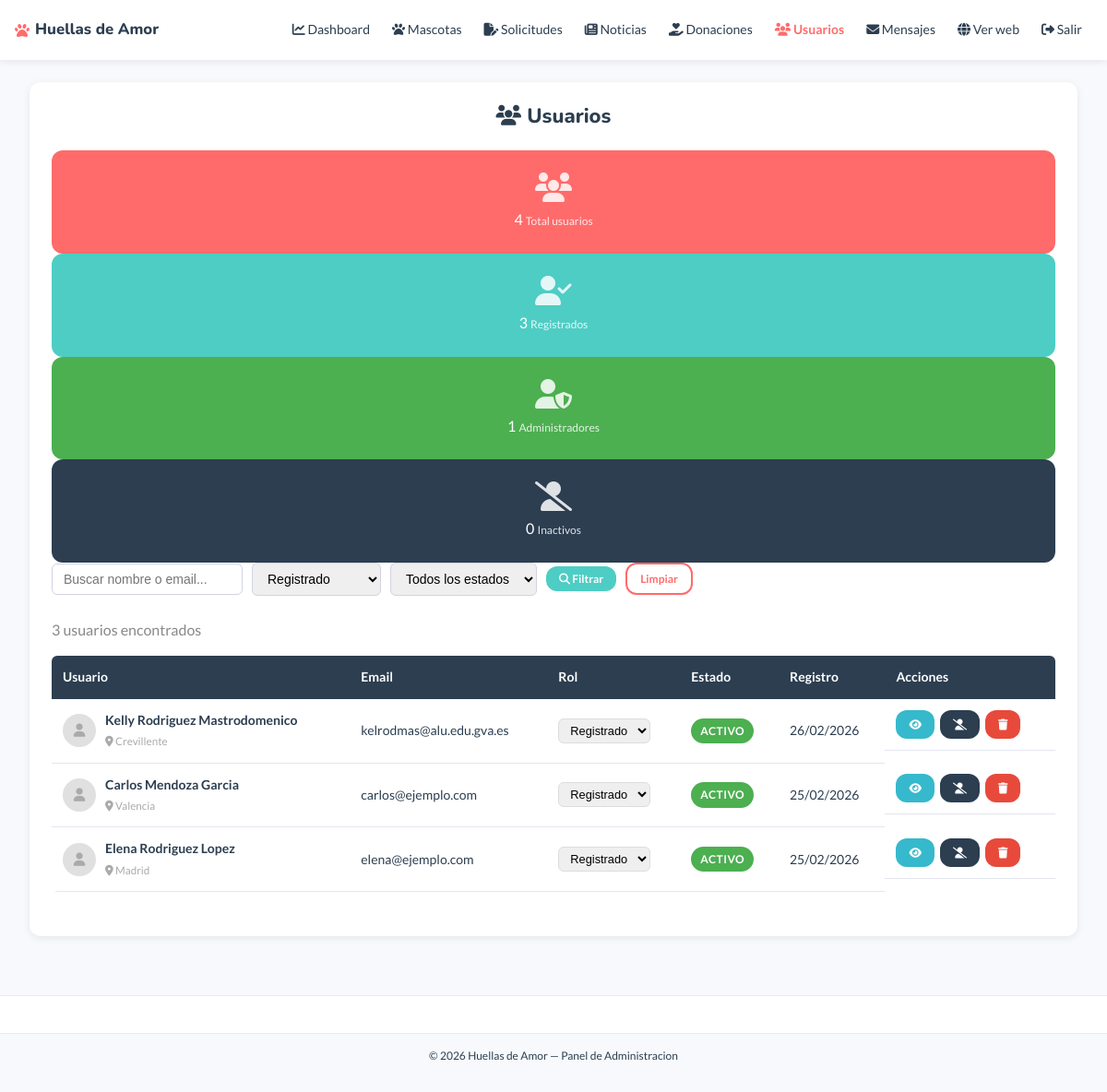
Screenshot of /admin/usuarios.php?rol=registrado (signed in) with the database file from the repository.
### tables this page shows
CREATE TABLE `usuarios` (
  `id` int(10) UNSIGNED NOT NULL,
  `nombre` varchar(100) NOT NULL,
  `apellidos` varchar(150) NOT NULL,
  `email` varchar(200) NOT NULL,
  `contrasena` varchar(255) NOT NULL,
  `telefono` varchar(20) DEFAULT NULL,
  `dni` varchar(10) DEFAULT NULL,
  `direccion` varchar(255) DEFAULT NULL,
  `ciudad` varchar(100) DEFAULT NULL,
  `cp` varchar(10) DEFAULT NULL,
  `foto_perfil` varchar(255) DEFAULT NULL,
  `rol` enum('visitante','registrado','admin') NOT NULL DEFAULT 'registrado',
  `activo` tinyint(1) NOT NULL DEFAULT 1,
  `fecha_registro` datetime NOT NULL DEFAULT current_timestamp()
);

### admin/usuarios.php (the view, shortened to what this page needs)
<?php
require_once '../templates/header-admin.php';
$filtroRol    = trim($_GET['rol']    ?? '');
$filtroBuscar = trim($_GET['buscar'] ?? '');
$filtroActivo = trim($_GET['activo'] ?? '');
$porPagina    = 12;
$paginaActual = isset($_GET['pagina']) && is_numeric($_GET['pagina']) ? (int) $_GET['pagina'] : 1;
$offset       = ($paginaActual - 1) * $porPagina;
try {
    $donde  = "WHERE 1=1";
    $params = [];
    if (!empty($filtroRol)) {
        $donde .= " AND `rol` = :rol";
        $params[':rol'] = $filtroRol;
    }
    $stmtStats = $conexion->prepare(
        "SELECT
            COUNT(*) AS total,
            SUM(CASE WHEN `rol` = 'admin'      THEN 1 ELSE 0 END) AS admins,
            SUM(CASE WHEN `rol` = 'registrado' THEN 1 ELSE 0 END) AS registrados,
            SUM(CASE WHEN `activo` = 0         THEN 1 ELSE 0 END) AS inactivos
         FROM `usuarios`"
    );
    $stmtStats->execute();
    $stats = $stmtStats->fetch();
    $stmtTotal = $conexion->prepare("SELECT COUNT(*) FROM `usuarios` $donde");
    foreach ($params as $k => $v) { $stmtTotal->bindValue($k, $v); }
    $stmtTotal->execute();
    $totalUsuarios = $stmtTotal->fetchColumn();
    $stmtUsers = $conexion->prepare(
        "SELECT * FROM `usuarios` $donde
         ORDER BY `fecha_registro` DESC
         LIMIT :limite OFFSET :offset"
    );
    foreach ($params as $k => $v) { $stmtUsers->bindValue($k, $v); }
    $stmtUsers->bindValue(':limite', $porPagina, PDO::PARAM_INT);
    $stmtUsers->bindValue(':offset', $offset,    PDO::PARAM_INT);
    $stmtUsers->execute();
    $usuarios = $stmtUsers->fetchAll();
} catch (PDOException $e) {
    $usuarios      = [];
    $totalUsuarios = 0;
    $totalPaginas  = 1;
    $stats         = ['total' => 0, 'admins' => 0, 'registrados' => 0, 'inactivos' => 0];
}
?>
<div class="contenedor" style="padding-top:24px; padding-bottom:40px;">
<div class="contenedor-admin">
    <div class="admin-cabecera">
        <h1><i class="fa-solid fa-users"></i> Usuarios</h1>
    </div>
    <div class="dashboard-stats">
        <div class="stat-card stat-coral">
            <i class="fa-solid fa-users"></i>
            <span class="stat-num"><?php echo $stats['total']; ?></span>
            <span class="stat-label">Total usuarios</span>
        </div>
        <div class="stat-card stat-turquesa">
            <i class="fa-solid fa-user-check"></i>
            <span class="stat-num"><?php echo $stats['registrados']; ?></span>
            <span class="stat-label">Registrados</span>
        </div>
        <div class="stat-card stat-verde">
            <i class="fa-solid fa-user-shield"></i>
            <span class="stat-num"><?php echo $stats['admins']; ?></span>
            <span class="stat-label">Administradores</span>
        </div>
        <div class="stat-card stat-oscuro">
            <i class="fa-solid fa-user-slash"></i>
            <span class="stat-num"><?php echo $stats['inactivos']; ?></span>
            <span class="stat-label">Inactivos</span>
        </div>
    </div>
    <div class="barra-admin">
        <form method="get" action="usuarios.php" class="form-filtro">
            <input type="text" name="buscar"
                   placeholder="Buscar nombre o email..."
                   value="<?php echo htmlspecialchars($filtroBuscar); ?>">
            <select name="rol">
                <option value="registrado" <?php echo $filtroRol === 'registrado' ? 'selected' : ''; ?>>Registrado</option>
            </select>
            <select name="activo">
                <option value="">Todos los estados</option>
            </select>
            <button type="submit" class="btn-turquesa btn-sm">
                <i class="fa-solid fa-magnifying-glass"></i> Filtrar
            </button>
            <?php if (!empty($filtroRol) || !empty($filtroBuscar) || $filtroActivo !== '') { ?>
            <a href="usuarios.php" class="btn-outline-coral btn-sm">Limpiar</a>
            <?php } ?>
        </form>
    </div>
    <p style="color:#888; margin-bottom:16px;">
        <?php echo $totalUsuarios; ?> usuario<?php echo $totalUsuarios !== 1 ? 's' : ''; ?> encontrado<?php echo $totalUsuarios !== 1 ? 's' : ''; ?>
    </p>
    <?php if (!empty($usuarios)) { ?>
    <div class="tabla-wrapper">
        <table class="tabla-admin">
            <thead>
                <tr>
                    <th>Usuario</th>
                    <th>Email</th>
                    <th>Rol</th>
                    <th>Estado</th>
                    <th>Registro</th>
                    <th>Acciones</th>
                </tr>
            </thead>
            <tbody>
                <?php foreach ($usuarios as $usr) {
                    $esMiCuenta = ($usr['id'] == $_SESSION['usuario_id']);
                    $foto = $usr['foto_perfil']
                        ? (str_starts_with($usr['foto_perfil'], 'http') ? $usr['foto_perfil'] : '../' . $usr['foto_perfil'])
                        : null;
                ?>
                <tr class="<?php echo !$usr['activo'] ? 'fila-inactiva' : ''; ?>">
                    <td>
                        <div style="display:flex; align-items:center; gap:10px;">
                            <?php if ($foto) { ?>
                            <img src="<?php echo htmlspecialchars($foto); ?>"
                                 style="width:36px; height:36px; border-radius:50%; object-fit:cover;">
                            <?php } else { ?>
                            <div style="width:36px; height:36px; border-radius:50%; background:#e0e0e0;
                                        display:flex; align-items:center; justify-content:center;">
                                <i class="fa-solid fa-user" style="color:#aaa; font-size:0.9rem;"></i>
                            </div>
                            <?php } ?>
                            <div>
                                <strong><?php echo htmlspecialchars($usr['nombre'] . ' ' . $usr['apellidos']); ?></strong>
                                <?php if ($usr['ciudad']) { ?>
                                <br><small style="color:#aaa;">
                                    <i class="fa-solid fa-location-dot"></i>
                                    <?php echo htmlspecialchars($usr['ciudad']); ?>
                                </small>
                                <?php } ?>
                            </div>
                        </div>
                    </td>
                    <td><?php echo htmlspecialchars($usr['email']); ?></td>
                    <td>
                        <?php if (!$esMiCuenta) { ?>
                        <form method="post" action="usuarios.php" style="display:inline;">
                            <select name="nuevo_rol" onchange="this.form.submit()"
                                    style="padding:4px 8px; border-radius:6px; border:1px solid #ddd;
                                           font-size:0.8rem; cursor:pointer;">
                                <option value="registrado" <?php echo $usr['rol'] === 'registrado' ? 'selected' : ''; ?>>Registrado</option>
                            </select>
                        </form>
                        <?php } else { ?>
                        <span class="badge badge-disponible">Admin</span>
                        <?php } ?>
                    </td>
                    <td>
                        <?php if ($usr['activo']) { ?>
                            <span class="badge badge-disponible">Activo</span>
                        <?php } else { ?>
                            <span class="badge badge-adoptado">Inactivo</span>
                        <?php } ?>
                    </td>
                    <td>
                        <?php echo $usr['fecha_registro']
                            ? date('d/m/Y', strtotime($usr['fecha_registro']))
                            : '—'; ?>
                    </td>
                    <td class="acciones">
                        <button class="btn-editar btn-sm btn-ver-usuario"
                                data-usuario='<?php echo htmlspecialchars(json_encode([
                                    'nombre'    => $usr['nombre'] . ' ' . $usr['apellidos'],
                                    'email'     => $usr['email'],
                                    'telefono'  => $usr['telefono'] ?? '—',
                                    'ciudad'    => $usr['ciudad'] ?? '—',
                                    'rol'       => $usr['rol'],
                                    'activo'    => $usr['activo'],
                                    'registro'  => $usr['fecha_registro'] ?? '—',
                                ]), ENT_QUOTES); ?>'
                                title="Ver detalles">
                            <i class="fa-solid fa-eye"></i>
                        </button>
                        <?php if (!$esMiCuenta) { ?>
                        <a href="usuarios.php?toggle=<?php echo $usr['id']; ?>"
                           class="btn-sm <?php echo $usr['activo'] ? 'btn-oscuro' : 'btn-nuevo'; ?>"
                           title="<?php echo $usr['activo'] ? 'Desactivar' : 'Activar'; ?>"
                           onclick="return confirm('<?php echo $usr['activo'] ? '¿Desactivar este usuario?' : '¿Activar este usuario?'; ?>')">
                            <i class="fa-solid <?php echo $usr['activo'] ? 'fa-user-slash' : 'fa-user-check'; ?>"></i>
                        </a>
                        <a href="usuarios.php?borrar=<?php echo $usr['id']; ?>"
                           class="btn-borrar btn-sm"
                           title="Eliminar"
                           onclick="return confirm('¿Eliminar este usuario? Se eliminarán todos sus datos.')">
                            <i class="fa-solid fa-trash"></i>
                        </a>
                        <?php } ?>
                    </td>
                </tr>
                <?php } ?>
            </tbody>
        </table>
    </div>
    <?php } else { ?>
    <p class="sin-resultados">No hay usuarios que coincidan con los filtros.</p>
    <?php } ?>
</div>
</div>
<?php require_once '../templates/footer-admin.php'; ?>

### rows the page displays
usuarios: nombre+apellidos "Kelly Rodriguez Mastrodomenico", ciudad "Crevillente", email "kelrodmas@alu.edu.gva.es", nuevo_rol "Registrado", activo "ACTIVO", fecha_registro "26/02/2026"
usuarios: nombre+apellidos "Carlos Mendoza Garcia", ciudad "Valencia", email "carlos@ejemplo.com", nuevo_rol "Registrado", activo "ACTIVO", fecha_registro "25/02/2026"
usuarios: nombre+apellidos "Elena Rodriguez Lopez", ciudad "Madrid", email "elena@ejemplo.com", nuevo_rol "Registrado", activo "ACTIVO", fecha_registro "25/02/2026"

### other values shown
$stats['total'] "4"
$stats['registrados'] "3"
$stats['admins'] "1"
$stats['inactivos'] "0"
$totalUsuarios "3"
